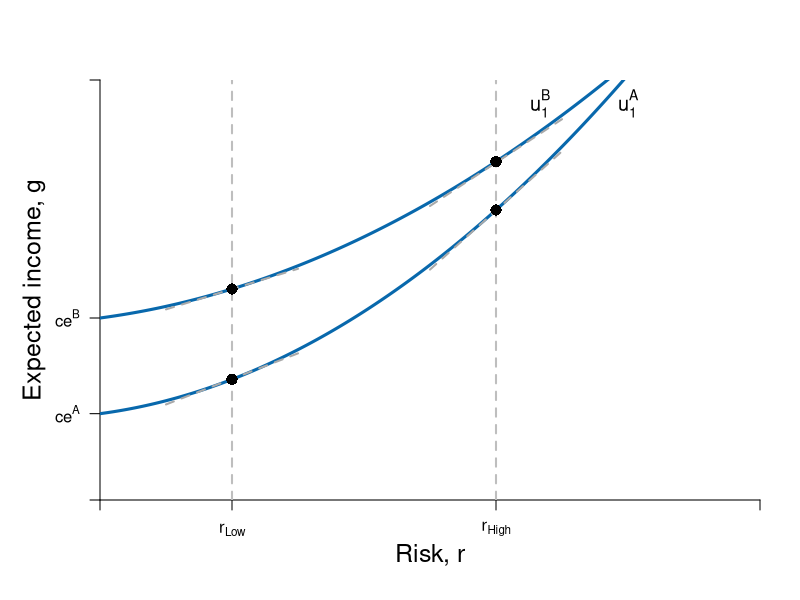

This figure's R source:
require(ggplot2)
require(shape)
pdf(file = "capitalism/risks_low_very.pdf", width = 9, height = 7)

#Set parameters for graphics
axislabelsize <- 1.5
labelsize <- 1.2
graphlinewidth <- 3
segmentlinewidth <- 2
a <- c(2, 4, 6)


COL <- c("#7fc97f", "#beaed4", "#fdc086", "#ffff99", "#386cb0", "#f0027f", "#bf5b17", "#666666")
COLA <- c("#e0f3db", "#99d8c9","#66c2a4","#41ae76", "#238b45", "#005824")
COLB <- c("#c6dbef", "#4eb3d3", "#2b8cbe", "#0868ac","#084081")
COLC <- c("#fcfbfd", "#efedf5", "#dadaeb", "#bcbddc", "#9e9ac8", "#807dba", "#6a51a3", "#54278f", "#3f007d")

par(mar =  c(5, 5, 4, 2))
xlims <- c(0, 15)
ylims <- c(0, 18)

riskreturn <- function(g, int1 = 14, int2 = 4, coeff = 1/3){
  int1 - (int2 - (coeff)*g)^2
}

uA <- function(omega, g, slope = 0.5){
  omega + omega*g  - slope*g^2
}

indiffA <- function(g, intercept = 3.7, slope1 = 0.25, slope2 = 0.08){
  intercept  + slope1*g + slope2*g^2
}

slopeA <- function(g, slope1 = 0.25, slope2 = 0.08){
  slope1 + 2*slope2*g
}
 
tangentline <- function(g, intercept = 1, slope = 2){
  intercept + slope*g
}
 
indiffA2 <- function(g, intercept = 7.8, slope1 = 0.25, slope2 = 0.055){
  intercept  + slope1*g + slope2*g^2
}

slopeA2 <- function(g, slope1 = 0.25, slope2 = 0.055){
  slope1 + 2*slope2*g
}

tangentline2 <- function(g, intercept = 1, slope = 2){
  intercept + slope*g
}

#Plot command 
plot(0, 0, xlim = xlims, ylim = ylims, 
     type = "n",
     xlab = expression(paste("")),
     ylab = expression(paste("")), 
     axes = FALSE,
     # xlab = expression(paste("Bob's Payoff, ", u^B)),
     # ylab = expression(paste("Alfredo's Payoff, ", u^A)),
     #xaxt = "n", 
     #yaxt = "n", 
     cex.lab = axislabelsize, 
     bty = "n", 
     xaxs="i", 
     yaxs="i"
)


#Customize ticks and labels for the plot
# ticksy <- seq(ylims[1], ylims[2], 3)
# ylabels <- seq(ylims[1], ylims[2], 3)
# ticksx <- seq(xlims[1], xlims[2], 5)
# xlabels <- seq(xlims[1], xlims[2], 5)
ticksx <- c(0, 3, 9, xlims[2])
xlabels <- c(NA, expression(paste(r[Low])), expression(paste(r[High])), NA)
ticksy <- c(0, 3.7, 7.8, ylims[2])
ylabels <- c(NA, expression(paste(ce^A)), expression(paste(ce^B)), NA)

axis(1, at = ticksx, pos = 0, labels = xlabels)
axis(2, at = ticksy, pos = 0, labels = ylabels, las = 1)

#Axis labels and draw linear utility function
mtext(expression(paste("Risk, ", r)), side = 1, line = 2.5, cex = axislabelsize)
text(-1.5, 0.5*ylims[2], expression(paste("Expected income, ", g)), xpd = TRUE, cex = axislabelsize, srt = 90) 


npts <- 500 
xx1 <- seq(xlims[1], xlims[2], length.out = npts)
xx2 <- seq(1.5, 4.5, length.out = npts)
xx3 <- seq(7.5, 10.5, length.out = npts)

#lines(xx1, riskreturn(xx1), col = COLA[4], lwd = graphlinewidth, lty = 1)
lines(xx1, indiffA2(xx1, intercept = 3.7, slope2 = 0.08), col = COLB[4], lwd = graphlinewidth, lty = 1)
lines(xx1, indiffA2(xx1, intercept = 7.8, slope2 = 0.055), col = COLB[4], lwd = graphlinewidth, lty = 1)


#lines(xx1, indiffA(xx1, intercept = 4.4), col = COLB[3], lwd = graphlinewidth, lty = 1)
lines(xx2, tangentline(xx2, intercept = 3, slope = slopeA(g = 3)), col = "darkgray", lwd = segmentlinewidth, lty = 2)
lines(xx3, tangentline(xx3, intercept = -2.8, slope = slopeA(g = 9)), col = "darkgray", lwd = segmentlinewidth, lty = 2)
#lines(xx1, indiffA2(xx1, intercept = 7.1), col = COLB[5], lwd = graphlinewidth, lty = 1)
lines(xx2, tangentline2(xx2, intercept = 7.3, slope = slopeA2(g = 3)), col = "darkgray", lwd = segmentlinewidth, lty = 2)
lines(xx3, tangentline(xx3, intercept = 3.3, slope = slopeA2(g = 9)), col = "darkgray", lwd = segmentlinewidth, lty = 2)

segments(3, 0, 3, ylims[2], lty = 2, col = "gray", lwd = segmentlinewidth)
segments(9, 0, 9, ylims[2], lty = 2, col = "gray", lwd = segmentlinewidth)

#Add points a, b, c and c
# segments(5.6, 0, 5.6, riskreturn(g = 5.6), lty = 2, col = "gray", lwd = segmentlinewidth)
# segments(0, riskreturn(g = 5.6), 5.6, riskreturn(g = 5.6), lty = 2, col = "gray", lwd = segmentlinewidth)
points(3, indiffA(g = 3), pch = 16, col = "black", cex = 1.5)
points(9, indiffA(g = 9), pch = 16, col = "black", cex = 1.5)

points(3, indiffA2(g = 3), pch = 16, col = "black", cex = 1.5)
points(9, indiffA2(g = 9), pch = 16, col = "black", cex = 1.5)

#text(5.6 + 0.25, riskreturn(g = 5.6) - 0.3, expression(A), cex = labelsize)


# segments(7.5, 0, 7.5, riskreturn(g = 7.5) , lty = 2, col = "gray", lwd = segmentlinewidth)
# segments(0, riskreturn(g = 7.5) , 7.5, riskreturn(g = 7.5) , lty = 2, col = "gray", lwd = segmentlinewidth)
# points(7.5, riskreturn(g = 7.5) , pch = 16, col = "black", cex = 1.5)
# text(7.5 + 0.25, riskreturn(g = 8) - 1, expression(B), cex = labelsize)

#Segment for next best wage offer
#segments(0, 5.75, xlims[2], 5.75, lty = 2, col = "gray", lwd = segmentlinewidth)





#Label risk return schedule
#text(14, riskreturn(g = 14) - 1, expression(paste(g(r) - bar(rho)*K) ), cex = labelsize)

#Label value functions
text(12, 17, expression(u[1]^A), cex = labelsize)
#text(10.1, 17, expression(u[2]^B), cex = labelsize)
text(10, 17, expression(u[1]^B), cex = labelsize)
#text(7.2, 17, expression(u[2]^A), cex = labelsize)


dev.off()
